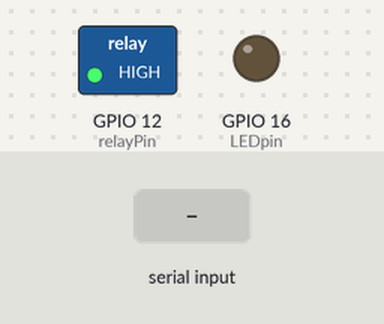
This sketch was run on a simulated ESP8266 (NodeMCU). Parts: switched loads named in the sketch (green lamp = pin HIGH), output pins drawn as LEDs (lit = HIGH). The test bench sets the inputs (shaded band). WiFi joins after 1.5 s; servers stay silent unless stated; storage starts empty; what the sketch prints to the serial monitor is not drawn.

Above: at 2.7 s.
2.8 s: "90,45,200\n" received over Serial
At 4.3 s:
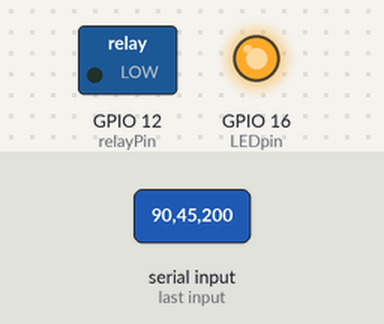
6.8 s: "5\n" received over Serial
At 8.5 s:
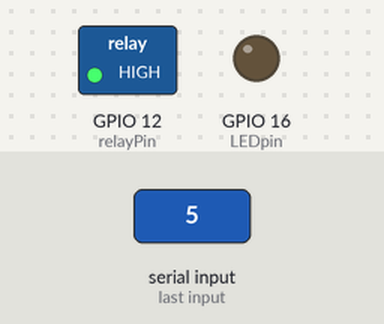
9.3 s: "90,45\n" received over Serial
At 11.6 s:
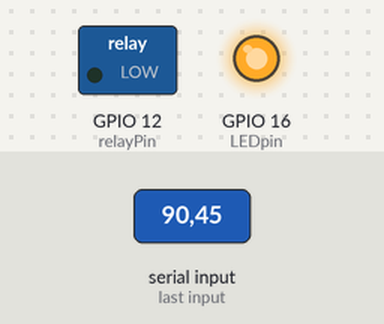
Timing chart, 0 to 12.8 s (numbered marks = the images above; inputs shaded):
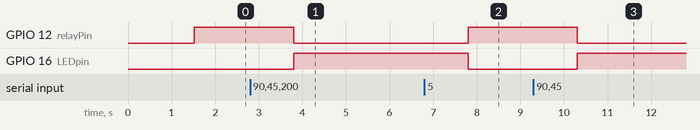

Measured:
- after the input at 2.8 s, GPIO 12 (relayPin): HIGH → LOW after 1.0 s; GPIO 16 (LEDpin): LOW → HIGH after 1.0 s
- after the input at 6.8 s, GPIO 12 (relayPin): LOW → HIGH after 1.0 s; GPIO 16 (LEDpin): HIGH → LOW after 1.0 s
- after the input at 9.3 s, GPIO 12 (relayPin): HIGH → LOW after 1.0 s; GPIO 16 (LEDpin): LOW → HIGH after 1.0 s

The sketch:

ServerMP.ino
```cpp
#include <ESP8266WiFi.h>
#include <ESP8266WebServer.h>
#include <FS.h>

ESP8266WebServer server;

char* ssid = "Your_SSID";
char* password = "Your_PASSWD";
String percent="Checking...";
String stat = "Checking...";
int minp = 20;
int maxp = 80;
int relayPin=12;
int LEDpin = 16;
boolean override=false;
int flag=0;

void setup() {
  // put your setup code here, to run once:
  SPIFFS.begin();
  WiFi.begin(ssid,password);
  Serial.begin(115200);
  while(WiFi.status()!=WL_CONNECTED){
    Serial.print(".");
    delay(500);
  }
  Serial.println();
  Serial.print("IP Address: ");
  Serial.print(WiFi.localIP());
  pinMode(relayPin,OUTPUT);
  pinMode(LEDpin,OUTPUT);
  server.on("/",serveIndexFile);
  server.on("/update",getData);
  server.on("/override",setOverride);
  server.on("/geto",getOverride);
  server.begin();
  digitalWrite(relayPin,HIGH);
  digitalWrite(LEDpin,LOW);
  stat = "Charging";
}

void loop() {
  // put your main code here, to run repeatedly:
  server.handleClient();
  clearSerial();
  while(!(Serial.available())){
    server.handleClient();
  }
  percent = Serial.readString();
  if(override){
    maxp = 100;
    if(percent.toInt()<maxp){
      digitalWrite(relayPin,HIGH);
      digitalWrite(LEDpin,LOW);
      stat = "Charging";
    }
    else{
      digitalWrite(relayPin, LOW);
      digitalWrite(LEDpin, HIGH);
      stat = "Discharging";
    }
  }
  else{
    maxp = 80;
    if(percent.toInt()>=maxp){
      digitalWrite(relayPin,LOW);
      digitalWrite(LEDpin,HIGH);
      stat = "Discharging";
    }
    else if(percent.toInt()<=minp){
      digitalWrite(relayPin,HIGH);
      digitalWrite(LEDpin,LOW);
      stat = "Charging";
    }
  }
}

void serveIndexFile(){
  File file = SPIFFS.open("/indexp.html","r");
  server.streamFile(file,"text/html");
  file.close();
}

void clearSerial(){
  while(Serial.available()){
    Serial.readString();
  }
}

void getData(){
 String res = "{ \"percent\": \""+percent+"\",\"status\": \""+stat+"\"}";
 Serial.println(res);
 server.send(200,"text/plain",res);
}

void setOverride(){
   override = !override;
//  if(override==true){
//    maxp = 100;
//  }
//  else{
//    maxp = 80;
//  }

}

void getOverride(){
  String res = "{ \"override\": \""+String(override)+"\"}";
  server.send(200,"text/plain",res);
}
```
